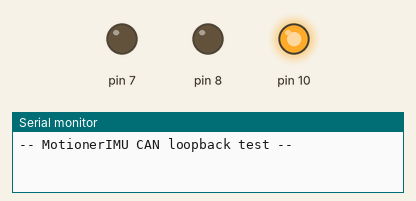
This sketch was run on a simulated Arduino Uno, built with avr-gcc and run on an emulated ATmega328P. Parts: output pins drawn as LEDs (lit = HIGH), the last lines printed to the serial monitor.

Above: at 0.3 s.
At 0.8 s:
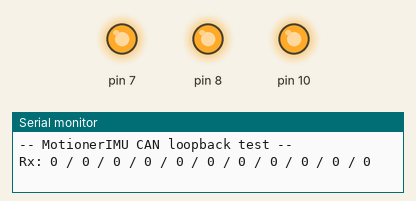
At 2.3 s:
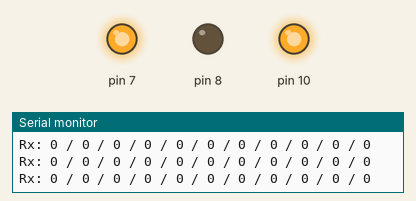
Timing chart, 0 to 3.1 s (numbered marks = the images above):
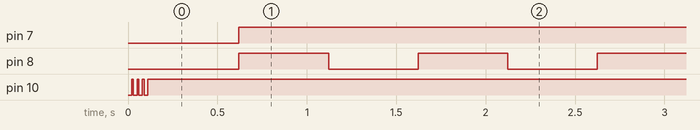

The sketch:

CANDebug.ino
```cpp
// (licence header left out)
#include "SPI.h"
#include "CAN.h"

#include "CANLoopBackTest.h"
CANLoopBackTest canLoopBackTest;

static const long BAUDRATE = 57600;

void setup()
{
  Serial.begin(BAUDRATE);

  Serial.println("-- MotionerIMU CAN loopback test --");
  canLoopBackTest.setup();
}


void loop()
{
  canLoopBackTest.update();
}
```

Measured:
- by itself, pin 7: LOW → HIGH at 0.62 s
- by itself, pin 8: alternates HIGH for 0.50 s and LOW for 0.50 s
